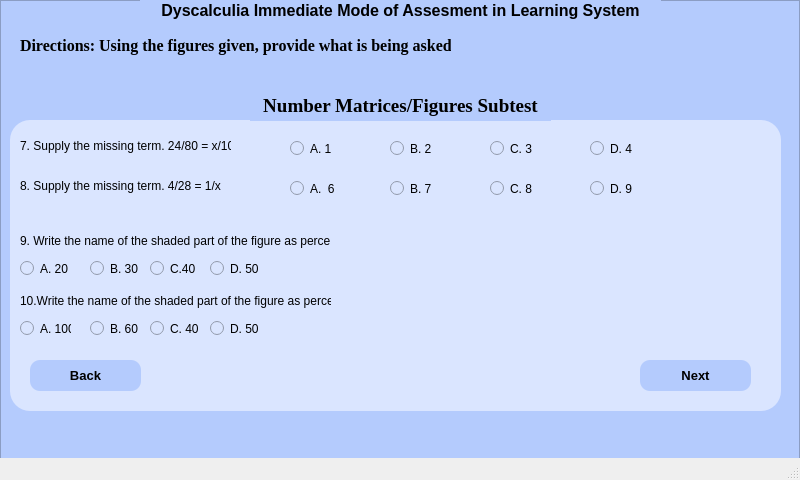
<?xml version="1.0" encoding="UTF-8"?>
<ui version="4.0">
 <class>MainWindow</class>
 <widget class="QMainWindow" name="MainWindow">
  <property name="geometry">
   <rect>
    <x>0</x>
    <y>0</y>
    <width>800</width>
    <height>480</height>
   </rect>
  </property>
  <property name="windowTitle">
   <string>MainWindow</string>
  </property>
  <widget class="QWidget" name="centralwidget">
   <widget class="QFrame" name="frame">
    <property name="geometry">
     <rect>
      <x>0</x>
      <y>0</y>
      <width>800</width>
      <height>480</height>
     </rect>
    </property>
    <property name="styleSheet">
     <string notr="true">background-color: rgb(180, 203, 253);</string>
    </property>
    <property name="frameShape">
     <enum>QFrame::StyledPanel</enum>
    </property>
    <property name="frameShadow">
     <enum>QFrame::Raised</enum>
    </property>
    <widget class="QFrame" name="frame_2">
     <property name="geometry">
      <rect>
       <x>10</x>
       <y>120</y>
       <width>771</width>
       <height>291</height>
      </rect>
     </property>
     <property name="styleSheet">
      <string notr="true">background-color: rgb(218, 229, 255);
border-radius: 20px;</string>
     </property>
     <property name="frameShape">
      <enum>QFrame::StyledPanel</enum>
     </property>
     <property name="frameShadow">
      <enum>QFrame::Raised</enum>
     </property>
     <widget class="QLabel" name="label_5">
      <property name="geometry">
       <rect>
        <x>10</x>
        <y>10</y>
        <width>211</width>
        <height>31</height>
       </rect>
      </property>
      <property name="text">
       <string>7. Supply the missing term. 24/80 = x/10</string>
      </property>
     </widget>
     <widget class="QLabel" name="label_6">
      <property name="geometry">
       <rect>
        <x>10</x>
        <y>50</y>
        <width>271</width>
        <height>31</height>
       </rect>
      </property>
      <property name="text">
       <string>8. Supply the missing term. 4/28 = 1/x</string>
      </property>
     </widget>
     <widget class="QLabel" name="label_7">
      <property name="geometry">
       <rect>
        <x>10</x>
        <y>170</y>
        <width>311</width>
        <height>21</height>
       </rect>
      </property>
      <property name="text">
       <string>10.Write the name of the shaded part of the figure as percent.</string>
      </property>
     </widget>
     <widget class="QPushButton" name="pushButton_2">
      <property name="geometry">
       <rect>
        <x>630</x>
        <y>240</y>
        <width>111</width>
        <height>31</height>
       </rect>
      </property>
      <property name="font">
       <font>
        <pointsize>10</pointsize>
        <weight>75</weight>
        <bold>true</bold>
        <kerning>true</kerning>
       </font>
      </property>
      <property name="cursor">
       <cursorShape>PointingHandCursor</cursorShape>
      </property>
      <property name="acceptDrops">
       <bool>false</bool>
      </property>
      <property name="styleSheet">
       <string notr="true">background-color: rgb(180, 203, 253);
border-radius: 10px;</string>
      </property>
      <property name="text">
       <string>Next</string>
      </property>
      <property name="autoDefault">
       <bool>false</bool>
      </property>
     </widget>
     <widget class="QPushButton" name="pushButton">
      <property name="geometry">
       <rect>
        <x>20</x>
        <y>240</y>
        <width>111</width>
        <height>31</height>
       </rect>
      </property>
      <property name="font">
       <font>
        <pointsize>10</pointsize>
        <weight>75</weight>
        <bold>true</bold>
       </font>
      </property>
      <property name="cursor">
       <cursorShape>PointingHandCursor</cursorShape>
      </property>
      <property name="styleSheet">
       <string notr="true">background-color: rgb(180, 203, 253);
border-radius: 10px;</string>
      </property>
      <property name="text">
       <string>Back</string>
      </property>
     </widget>
     <widget class="QRadioButton" name="radioButton">
      <property name="geometry">
       <rect>
        <x>280</x>
        <y>60</y>
        <width>82</width>
        <height>17</height>
       </rect>
      </property>
      <property name="text">
       <string>A.  6</string>
      </property>
     </widget>
     <widget class="QRadioButton" name="radioButton_2">
      <property name="geometry">
       <rect>
        <x>380</x>
        <y>60</y>
        <width>82</width>
        <height>17</height>
       </rect>
      </property>
      <property name="text">
       <string>B. 7</string>
      </property>
     </widget>
     <widget class="QRadioButton" name="radioButton_3">
      <property name="geometry">
       <rect>
        <x>480</x>
        <y>60</y>
        <width>82</width>
        <height>17</height>
       </rect>
      </property>
      <property name="text">
       <string>C. 8</string>
      </property>
     </widget>
     <widget class="QRadioButton" name="radioButton_4">
      <property name="geometry">
       <rect>
        <x>580</x>
        <y>60</y>
        <width>82</width>
        <height>17</height>
       </rect>
      </property>
      <property name="text">
       <string>D. 9</string>
      </property>
     </widget>
     <widget class="QRadioButton" name="radioButton_5">
      <property name="geometry">
       <rect>
        <x>280</x>
        <y>20</y>
        <width>82</width>
        <height>17</height>
       </rect>
      </property>
      <property name="text">
       <string>A. 1</string>
      </property>
     </widget>
     <widget class="QRadioButton" name="radioButton_6">
      <property name="geometry">
       <rect>
        <x>380</x>
        <y>20</y>
        <width>82</width>
        <height>17</height>
       </rect>
      </property>
      <property name="text">
       <string>B. 2</string>
      </property>
     </widget>
     <widget class="QRadioButton" name="radioButton_7">
      <property name="geometry">
       <rect>
        <x>480</x>
        <y>20</y>
        <width>82</width>
        <height>17</height>
       </rect>
      </property>
      <property name="text">
       <string>C. 3</string>
      </property>
     </widget>
     <widget class="QRadioButton" name="radioButton_8">
      <property name="geometry">
       <rect>
        <x>580</x>
        <y>20</y>
        <width>82</width>
        <height>17</height>
       </rect>
      </property>
      <property name="text">
       <string>D. 4</string>
      </property>
     </widget>
     <widget class="QLabel" name="label_8">
      <property name="geometry">
       <rect>
        <x>10</x>
        <y>110</y>
        <width>311</width>
        <height>21</height>
       </rect>
      </property>
      <property name="text">
       <string>9. Write the name of the shaded part of the figure as percent.</string>
      </property>
     </widget>
     <widget class="QLabel" name="label_2">
      <property name="geometry">
       <rect>
        <x>360</x>
        <y>110</y>
        <width>181</width>
        <height>151</height>
       </rect>
      </property>
      <property name="text">
       <string/>
      </property>
      <property name="pixmap">
       <pixmap resource="../FIGURES/3.1.png">:/3.1/8 and 9.png</pixmap>
      </property>
      <property name="scaledContents">
       <bool>true</bool>
      </property>
     </widget>
     <widget class="QRadioButton" name="radioButton_9">
      <property name="geometry">
       <rect>
        <x>10</x>
        <y>140</y>
        <width>51</width>
        <height>17</height>
       </rect>
      </property>
      <property name="text">
       <string>A. 20</string>
      </property>
     </widget>
     <widget class="QRadioButton" name="radioButton_10">
      <property name="geometry">
       <rect>
        <x>80</x>
        <y>140</y>
        <width>51</width>
        <height>17</height>
       </rect>
      </property>
      <property name="text">
       <string>B. 30</string>
      </property>
     </widget>
     <widget class="QRadioButton" name="radioButton_11">
      <property name="geometry">
       <rect>
        <x>140</x>
        <y>140</y>
        <width>51</width>
        <height>17</height>
       </rect>
      </property>
      <property name="text">
       <string>C.40</string>
      </property>
     </widget>
     <widget class="QRadioButton" name="radioButton_23">
      <property name="geometry">
       <rect>
        <x>200</x>
        <y>140</y>
        <width>51</width>
        <height>17</height>
       </rect>
      </property>
      <property name="text">
       <string>D. 50</string>
      </property>
     </widget>
     <widget class="QRadioButton" name="radioButton_24">
      <property name="geometry">
       <rect>
        <x>10</x>
        <y>200</y>
        <width>51</width>
        <height>17</height>
       </rect>
      </property>
      <property name="text">
       <string>A. 100</string>
      </property>
     </widget>
     <widget class="QRadioButton" name="radioButton_25">
      <property name="geometry">
       <rect>
        <x>80</x>
        <y>200</y>
        <width>51</width>
        <height>17</height>
       </rect>
      </property>
      <property name="text">
       <string>B. 60</string>
      </property>
     </widget>
     <widget class="QRadioButton" name="radioButton_26">
      <property name="geometry">
       <rect>
        <x>140</x>
        <y>200</y>
        <width>51</width>
        <height>17</height>
       </rect>
      </property>
      <property name="text">
       <string>C. 40</string>
      </property>
     </widget>
     <widget class="QRadioButton" name="radioButton_27">
      <property name="geometry">
       <rect>
        <x>200</x>
        <y>200</y>
        <width>51</width>
        <height>17</height>
       </rect>
      </property>
      <property name="text">
       <string>D. 50</string>
      </property>
     </widget>
    </widget>
    <widget class="QLabel" name="label_4">
     <property name="geometry">
      <rect>
       <x>250</x>
       <y>90</y>
       <width>301</width>
       <height>31</height>
      </rect>
     </property>
     <property name="font">
      <font>
       <family>Times New Roman</family>
       <pointsize>14</pointsize>
       <weight>75</weight>
       <bold>true</bold>
       <underline>false</underline>
      </font>
     </property>
     <property name="mouseTracking">
      <bool>false</bool>
     </property>
     <property name="text">
      <string>Number Matrices/Figures Subtest</string>
     </property>
     <property name="alignment">
      <set>Qt::AlignCenter</set>
     </property>
    </widget>
    <widget class="QLabel" name="label">
     <property name="geometry">
      <rect>
       <x>140</x>
       <y>0</y>
       <width>521</width>
       <height>20</height>
      </rect>
     </property>
     <property name="font">
      <font>
       <pointsize>12</pointsize>
       <weight>75</weight>
       <bold>true</bold>
       <underline>false</underline>
      </font>
     </property>
     <property name="text">
      <string>Dyscalculia Immediate Mode of Assesment in Learning System</string>
     </property>
     <property name="alignment">
      <set>Qt::AlignCenter</set>
     </property>
     <property name="wordWrap">
      <bool>false</bool>
     </property>
    </widget>
    <widget class="QLabel" name="label_3">
     <property name="geometry">
      <rect>
       <x>20</x>
       <y>30</y>
       <width>431</width>
       <height>31</height>
      </rect>
     </property>
     <property name="font">
      <font>
       <family>Times New Roman</family>
       <pointsize>12</pointsize>
       <weight>75</weight>
       <bold>true</bold>
       <underline>false</underline>
      </font>
     </property>
     <property name="mouseTracking">
      <bool>false</bool>
     </property>
     <property name="text">
      <string>Directions: Using the figures given, provide what is being asked.</string>
     </property>
    </widget>
   </widget>
  </widget>
  <widget class="QMenuBar" name="menubar">
   <property name="geometry">
    <rect>
     <x>0</x>
     <y>0</y>
     <width>800</width>
     <height>21</height>
    </rect>
   </property>
  </widget>
  <widget class="QStatusBar" name="statusbar"/>
 </widget>
 <resources>
  <include location="../FIGURES/3.1.png"/>
  <include location="../../../../Program Files (x86)/FIGURES/3.1.png"/>
 </resources>
 <connections/>
</ui>
